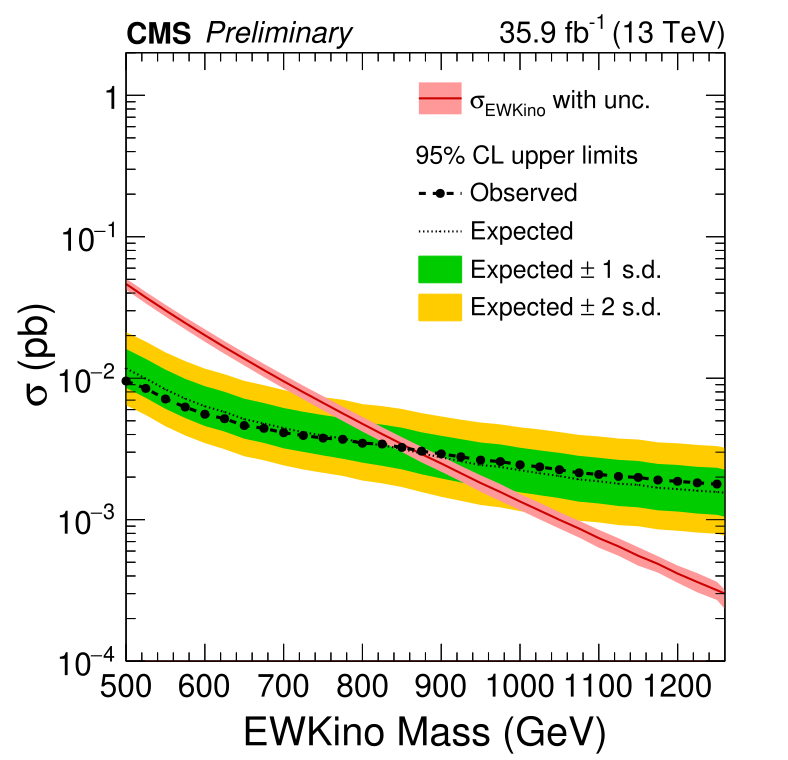

Generate this figure with Python:
#!/usr/bin/env python
from ROOT import *
from array import *
gROOT.SetBatch(True)
import sys, os
from os.path import isfile, join
import math

# ------------------------------
def SetHistoStyle( histo ) :
    histo.SetLineColor(2)
    histo.SetMarkerColor(1)
    histo.GetXaxis().SetTitleFont(42);
    histo.GetYaxis().SetTitleFont(42);
    histo.GetXaxis().SetTitleSize(0.05);
    histo.GetYaxis().SetTitleSize(0.05);
    histo.GetXaxis().SetTitleFont(42)
    histo.GetYaxis().SetTitleFont(42)
    histo.GetXaxis().SetLabelFont(42)
    histo.GetYaxis().SetLabelFont(42)
    histo.GetXaxis().SetTitleSize(0.055)
    histo.GetYaxis().SetTitleSize(0.055)
    histo.GetXaxis().SetTitleOffset(1.1)
    histo.GetYaxis().SetTitleOffset(1.3)
    histo.GetXaxis().SetLabelOffset(0.011)
    histo.GetYaxis().SetLabelOffset(0.011)
    histo.GetXaxis().SetLabelSize(0.045)
    histo.GetYaxis().SetLabelSize(0.045)
    histo.SetMarkerStyle(9)
    histo.SetMarkerColor(1)
    histo.SetFillColor(2)
    histo.SetFillStyle(1001)
    histo.SetTitle("")
    histo.GetYaxis().SetTitle("Count")
    histo.GetYaxis().CenterTitle()
    histo.GetXaxis().CenterTitle()
# ------------------------------

#print "\npython limitPlotter.py <path-to-dir-with-Combine-root-files>  <limitname>\n"

# Extract input arguments
# ------------------------------
inputfoldername=sys.argv[1]
limitname=sys.argv[2]


# Extract file names in target dir
# ------------------------------
filelist = [f for f in os.listdir(inputfoldername) if isfile(join(inputfoldername, f)) if ".root" in f]
#print filelist


# Signal cross sections
# ------------------------------
signalmasscrosssection = [ 
    (500 , 0.0463533),
    (525 , 0.0372636),
    (550 , 0.0301656),
    (575 , 0.0245798),
    (600 , 0.0201372),
    (625 , 0.0165706),
    (650 , 0.0137303),
    (675 , 0.0113975),
    (700 , 0.00951032),
    (725 , 0.0079595),
    (750 , 0.00669356),
    (775 , 0.00563562),
    (800 , 0.00475843),
    (825 , 0.00402646),
    (850 , 0.00342026),
    (875 , 0.00290547),
    (900 , 0.00249667),
    (925 , 0.00212907),
    (950 , 0.0018164),
    (975 , 0.00156893),
    (1000 , 0.00134352),
    (1025 , 0.00115949),
    (1050 , 0.000997903),
    (1075 , 0.00086504),
    (1100 , 0.000740372),
    (1125 , 0.000647288),
    (1150 , 0.000555594),
    (1175 , 0.000486863),
    (1200 , 0.000415851),
    (1225 , 0.000362455),
    (1250 , 0.000316975),
    (1275 , 0.000276522),
    (1300 , 0.000240739)
    ]

theorycrosssection = [ 
    (500 , 0.0463533),
    (525 , 0.0372636),
    (550 , 0.0301656),
    (575 , 0.0245798),
    (600 , 0.0201372),
    (625 , 0.0165706),
    (650 , 0.0137303),
    (675 , 0.0113975),
    (700 , 0.00951032),
    (725 , 0.0079595),
    (750 , 0.00669356),
    (775 , 0.00563562),
    (800 , 0.00475843),
    (825 , 0.00402646),
    (850 , 0.00342026),
    (875 , 0.00290547),
    (900 , 0.00249667),
    (925 , 0.00212907),
    (950 , 0.0018164),
    (975 , 0.00156893),
    (1000 , 0.00134352),
    (1025 , 0.00115949),
    (1050 , 0.000997903),
    (1075 , 0.00086504),
    (1100 , 0.000740372),
    (1125 , 0.000647288),
    (1150 , 0.000555594),
    (1175 , 0.000486863),
    (1200 , 0.000415851),
    (1225 , 0.000362455),
    (1250 , 0.000316975),
    (1275 , 0.000276522),
    (1300 , 0.000240739)
    ]
theorycrosssectionunc = [ 
    (500 , 0.00416461),
    (525 , 0.00346763),
    (550 , 0.00288065),
    (575 , 0.00240183),
    (600 , 0.00204438),
    (625 , 0.00170195),
    (650 , 0.00143519),
    (675 , 0.00121937),
    (700 , 0.00104092),
    (725 , 0.000885243),
    (750 , 0.000769988),
    (775 , 0.000654544),
    (800 , 0.000564061),
    (825 , 0.000478362),
    (850 , 0.000412315),
    (875 , 0.000366257),
    (900 , 0.000314019),
    (925 , 0.00026801),
    (950 , 0.000242682),
    (975 , 0.000217618),
    (1000 , 0.000175604),
    (1025 , 0.000155683),
    (1050 , 0.000133077),
    (1075 , 0.000117638),
    (1100 , 0.000107178),
    (1125 , 9.17503e-05),
    (1150 , 8.28113e-05),
    (1175 , 6.44736e-05),
    (1200 , 5.79252e-05),
    (1225 , 5.61888e-05),
    (1250 , 4.6491e-05),
    (1275 , 4.30197e-05),
    (1300 , 3.39561e-05)
    ]

theorymass = [ 
    (500 , 500),
    (525 , 525),
    (550 , 550),
    (575 , 575),
    (600 , 600),
    (625 , 625),
    (650 , 650),
    (675 , 675),
    (700 , 700),
    (725 , 725),
    (750 , 750),
    (775 , 775),
    (800 , 800),
    (825 , 825),
    (850 , 850),
    (875 , 875),
    (900 , 900),
    (925 , 925),
    (950 , 950),
    (975 , 975),
    (1000 , 1000),
    (1025 , 1025),
    (1050 , 1050),
    (1075 , 1075),
    (1100 , 1100),
    (1125 , 1125),
    (1150 , 1150),
    (1175 , 1175),
    (1200 , 1200),
    (1225 , 1225),
    (1250 , 1250),
    (1275 , 1275),
    (1300 , 1300)
    ]

# Extract r-values from Combine output root files
# ------------------------------
m2sigmaexparray=[]
m1sigmaexparray=[]
meanexparray=[]
p1sigmaexparray=[]
p2sigmaexparray=[]
obsarray=[]
massarray=[]
masserrorarray=[]
#print
for filename in filelist:
    #print  filename
    infile=TFile(inputfoldername+"/"+filename,"READ")
#    infile.ls()
    #print
    tr=infile.Get("limit")
#    tr.Show(0)
    for ie,event in enumerate(tr):
        #print event.quantileExpected
        #print round(event.quantileExpected,2)
        if ie==0 and round(event.quantileExpected,2) == 0.03 : m2sigmaexparray.append((round(10000*event.mh,0),event.limit))
        if ie==1 and round(event.quantileExpected,2) == 0.16 : m1sigmaexparray.append((round(10000*event.mh,0),event.limit))
        if ie==2 and round(event.quantileExpected,2) == 0.5  : meanexparray.append((round(10000*event.mh,0),event.limit))
        if ie==3 and round(event.quantileExpected,2) == 0.84 : p1sigmaexparray.append((round(10000*event.mh,0),event.limit))
        if ie==4 and round(event.quantileExpected,2) == 0.98 : p2sigmaexparray.append((round(10000*event.mh,0),event.limit))
        if ie==5 and round(event.quantileExpected,2) == -1.0 : obsarray.append((round(10000*event.mh,0),event.limit))
        if ie==5 and round(event.quantileExpected,2) == -1.0 : masserrorarray.append(0.0)
#print
#print
print "got limits into array"
#for ii in m2sigmaexparray:
#    print ii

# Create r-value limit arrays
# ------------------------------
signalcrosssectionsorted = [ x[1] for x in sorted(signalmasscrosssection, key=lambda tup: tup[0]) ]
theorycrosssectionsorted = [ x[1] for x in sorted(theorycrosssection, key=lambda tup: tup[0]) ]
theorycrosssectionuncsorted = [ x[1] for x in sorted(theorycrosssectionunc, key=lambda tup: tup[0]) ]
theorymasssorted      = [ x[1] for x in sorted(theorymass,      key=lambda tup: tup[0]) ]
obsarraysorted        = [ x[1] for x in sorted(obsarray,        key=lambda tup: tup[0]) ]
m2sigmaexparraysorted = [ x[1] for x in sorted(m2sigmaexparray, key=lambda tup: tup[0]) ]
m1sigmaexparraysorted = [ x[1] for x in sorted(m1sigmaexparray, key=lambda tup: tup[0]) ]
meanexparraysorted    = [ x[1] for x in sorted(meanexparray,    key=lambda tup: tup[0]) ]
massarraysorted       = [ x[0] for x in sorted(meanexparray,    key=lambda tup: tup[0]) ]
massarraysortedV2     = [ x[0] for x in sorted(signalmasscrosssection,    key=lambda tup: tup[0]) ]
p1sigmaexparraysorted = [ x[1] for x in sorted(p1sigmaexparray, key=lambda tup: tup[0]) ]
p2sigmaexparraysorted = [ x[1] for x in sorted(p2sigmaexparray, key=lambda tup: tup[0]) ]
#print "**Before signal cross-section normalization**"
#print "signalcrosssectionsorted : ",signalcrosssectionsorted
#print "          obsarraysorted : ",obsarraysorted
#print "   m2sigmaexparraysorted : ",m2sigmaexparraysorted
#print "   m1sigmaexparraysorted : ",m1sigmaexparraysorted
#print "      meanexparraysorted : ",meanexparraysorted
#print "   p1sigmaexparraysorted : ",p1sigmaexparraysorted
#print "   p2sigmaexparraysorted : ",p2sigmaexparraysorted
#print "         massarraysorted : ",massarraysorted
#print "Th. XSec massarraysorted : ",massarraysortedV2
#print


for imass in massarraysorted:
    if imass not in massarraysortedV2 : 
        print "\nERROR: input limit mass "+str(imass)+" is not included in the signal cross-section array!"
        print "available signal masses: ",massarraysortedV2
        print "..exiting!\n"
        exit(1)


# Create cross-section normalized limit arrays
# ------------------------------
obsarraysorted        = [a*b for a,b in zip(signalcrosssectionsorted,obsarraysorted)]
m2sigmaexparraysorted = [a*b for a,b in zip(signalcrosssectionsorted,m2sigmaexparraysorted)]
m1sigmaexparraysorted = [a*b for a,b in zip(signalcrosssectionsorted,m1sigmaexparraysorted)]
meanexparraysorted    = [a*b for a,b in zip(signalcrosssectionsorted,meanexparraysorted)]
p1sigmaexparraysorted = [a*b for a,b in zip(signalcrosssectionsorted,p1sigmaexparraysorted)]
p2sigmaexparraysorted = [a*b for a,b in zip(signalcrosssectionsorted,p2sigmaexparraysorted)]
#print "**After signal cross-section normalization**"
#print "signalcrosssectionsorted : ",signalcrosssectionsorted
#print "          obsarraysorted : ",obsarraysorted
#print "   m2sigmaexparraysorted : ",m2sigmaexparraysorted
#print "   m1sigmaexparraysorted : ",m1sigmaexparraysorted
#print "      meanexparraysorted : ",meanexparraysorted
#print "   p1sigmaexparraysorted : ",p1sigmaexparraysorted
#print "   p2sigmaexparraysorted : ",p2sigmaexparraysorted
#print "         massarraysorted : ",massarraysorted
#print

# Create bands for +/- 1 and 2 sigma & theory xsec uncertainty
# ------------------------------
m2bandmeanexpsorted=[]
m1bandmeanexpsorted=[]
p1bandmeanexpsorted=[]
p2bandmeanexpsorted=[]
expLimit = 0
obsLimit = 0
for im,mass in enumerate(massarraysorted) :
    m2bandmeanexpsorted.append( meanexparraysorted[im]-m2sigmaexparraysorted[im])
    m1bandmeanexpsorted.append( meanexparraysorted[im]-m1sigmaexparraysorted[im])
    p1bandmeanexpsorted.append(-meanexparraysorted[im]+p1sigmaexparraysorted[im])
    p2bandmeanexpsorted.append(-meanexparraysorted[im]+p2sigmaexparraysorted[im])
    
    # Calculate limit (obs. & exp.) automatically
    # ------------------------------
    if im+1 < len(massarraysorted) :
        # log y = a*x+b --> because of using log scale !!!
        aExp = (TMath.Log(meanexparraysorted[im])-TMath.Log(meanexparraysorted[im+1]))/(massarraysorted[im]-massarraysorted[im+1])
        aObs = (TMath.Log(obsarraysorted[im])-TMath.Log(obsarraysorted[im+1]))/(massarraysorted[im]-massarraysorted[im+1])
        aTheo = (TMath.Log(signalcrosssectionsorted[im])-TMath.Log(signalcrosssectionsorted[im+1]))/(massarraysorted[im]-massarraysorted[im+1])
        bExp = TMath.Log(meanexparraysorted[im])-aExp*massarraysorted[im]
        bObs = TMath.Log(obsarraysorted[im])-aObs*massarraysorted[im]
        bTheo = TMath.Log(signalcrosssectionsorted[im])-aTheo*massarraysorted[im]
        
        canTF=TCanvas("canTF","canTF",0,0,700,700); canTF.cd()
        lineExp = TF1("lineExp","TMath::Exp([0]*x+[1])-TMath::Exp([2]*x+[3])",massarraysorted[im],massarraysorted[im+1])
        lineExp.SetParameter(0,aExp)
        lineExp.SetParameter(1,bExp)
        lineExp.SetParameter(2,aTheo)
        lineExp.SetParameter(3,bTheo)
        lineExp.Draw()
        lineExp.SetNpx(int(massarraysorted[len(massarraysorted)-1]-massarraysorted[0]))
        if lineExp.GetX(0,massarraysorted[0],massarraysorted[len(massarraysorted)-1]) <= massarraysorted[im+1] and lineExp.GetX(0,massarraysorted[0],massarraysorted[len(massarraysorted)-1]) >= massarraysorted[im] : expLimit = lineExp.GetX(0,massarraysorted[0],massarraysorted[len(massarraysorted)-1])
        
        lineObs = TF1("lineObs","TMath::Exp([0]*x+[1])-TMath::Exp([2]*x+[3])",massarraysorted[im],massarraysorted[im+1])
        lineObs.SetParameter(0,aObs)
        lineObs.SetParameter(1,bObs)
        lineObs.SetParameter(2,aTheo)
        lineObs.SetParameter(3,bTheo)
        lineObs.Draw()
        lineObs.SetNpx(int(massarraysorted[len(massarraysorted)-1]-massarraysorted[0]))
        if lineObs.GetX(0,massarraysorted[0],massarraysorted[len(massarraysorted)-1]) <= massarraysorted[im+1] and lineObs.GetX(0,massarraysorted[0],massarraysorted[len(massarraysorted)-1]) >= massarraysorted[im] : obsLimit = lineObs.GetX(0,massarraysorted[0],massarraysorted[len(massarraysorted)-1])
        canTF.Close()
        
print "next: create canvas"        
    

# Create output canvas
# ------------------------------
can=TCanvas("can1","can1",0,0,700,700); can.cd()
gStyle.SetOptStat(0)
can.SetLeftMargin(0.15); can.SetRightMargin(0.10); can.SetTopMargin(0.07); can.SetBottomMargin(0.13)
can.SetTickx(1); can.SetTicky(1); can.SetLogy(0)


# Create limit curves
# ------------------------------
theorycurve             = TGraphErrors ( len(theorycrosssectionsorted), array('d',theorymasssorted), array('d',theorycrosssectionsorted) )
for im,mass in enumerate(theorymasssorted) :
    theorycurve.SetPointError(im,0,theorycrosssectionuncsorted[im])
    
observedlimit           = TGraph( len(massarraysorted), array('d',massarraysorted), array('d',obsarraysorted) )
m2sigmaexpectedlimit    = TGraph( len(massarraysorted), array('d',massarraysorted), array('d',m2sigmaexparraysorted) )
m1sigmaexpectedlimit    = TGraph( len(massarraysorted), array('d',massarraysorted), array('d',m1sigmaexparraysorted) )
expectedlimit           = TGraph( len(massarraysorted), array('d',massarraysorted), array('d',meanexparraysorted)    )
expected1sigmalimitarea = TGraphAsymmErrors( len(massarraysorted), array('d',massarraysorted), array('d',meanexparraysorted), array('d',masserrorarray), array('d',masserrorarray), array('d',m1bandmeanexpsorted), array('d',p1bandmeanexpsorted)   )
expected2sigmalimitarea = TGraphAsymmErrors( len(massarraysorted), array('d',massarraysorted), array('d',meanexparraysorted), array('d',masserrorarray), array('d',masserrorarray), array('d',m2bandmeanexpsorted), array('d',p2bandmeanexpsorted)   )
p1sigmaexpectedlimit    = TGraph( len(massarraysorted), array('d',massarraysorted), array('d',p1sigmaexparraysorted) )
p2sigmaexpectedlimit    = TGraph( len(massarraysorted), array('d',massarraysorted), array('d',p2sigmaexparraysorted) )

# Create canvas
# ------------------------------
can.cd(); can.SetLogy(1)
can.SetLeftMargin(0.16)
can.SetRightMargin(0.08)
can.SetTopMargin(0.07)
can.SetBottomMargin(0.13)

# Create legends
# ------------------------------
legend2 = TLegend(0.52,0.84,0.83,0.9)
legend2.SetFillColor(0); legend2.SetLineColor(0); legend2.SetFillColor(0); legend2.SetFillStyle(0)
legend2.SetTextSize(0.035); legend2.SetTextFont(42); legend2.SetTextAlign(12)
legend2.AddEntry(theorycurve,"#sigma_{EWKino} with unc.","FL")
legend = TLegend(0.52,0.57,0.83,0.82)
legend.SetFillColor(0); legend.SetLineColor(0); legend.SetFillColor(0); legend.SetFillStyle(0)
legend.SetTextSize(0.035); legend.SetTextFont(42); legend.SetTextAlign(12)
legend.SetHeader("95% CL upper limits")
legend.AddEntry(observedlimit,"Observed","PL")
legend.AddEntry(expectedlimit,"Expected","PL")
legend.AddEntry(expected1sigmalimitarea,"Expected #pm 1 s.d.","F")
legend.AddEntry(expected2sigmalimitarea,"Expected #pm 2 s.d.","F")


# Create labels
# ------------------------------
cmslabel      = TLatex(); cmslabel.SetTextFont(61);      cmslabel.SetTextAlign(11);      cmslabel.SetNDC();      cmslabel.SetTextSize(0.042)
cmsextralabel = TLatex(); cmsextralabel.SetTextFont(52); cmsextralabel.SetTextAlign(11); cmsextralabel.SetNDC(); cmsextralabel.SetTextSize(0.042)
lumilabel     = TLatex(); lumilabel.SetTextFont(42);     lumilabel.SetTextAlign(31);     lumilabel.SetNDC();     lumilabel.SetTextSize(0.042)


# Draw & save output 
# ------------------------------
hFrame = TH1D("","",1,500,1260)
hFrame.Draw("HIST")
SetHistoStyle(hFrame)
hFrame.GetYaxis().SetRangeUser(0.0001,2.)
hFrame.GetYaxis().SetTitle("#sigma (pb)")
hFrame.GetXaxis().SetTitle("EWKino Mass (GeV)")
expectedlimit.SetLineStyle(3)
expectedlimit.SetLineWidth(2)
observedlimit.SetMarkerStyle(9)
observedlimit.SetLineStyle(7)
observedlimit.SetLineWidth(3)
expected1sigmalimitarea.SetFillColor(kGreen+1)
expected1sigmalimitarea.SetLineColor(kGreen+1)
expected1sigmalimitarea.SetFillStyle(1001)
expected2sigmalimitarea.SetFillColor(kOrange)
expected2sigmalimitarea.SetLineColor(kOrange)
expected2sigmalimitarea.SetFillStyle(1001)
theorycurve.SetFillColor(kRed-9)
theorycurve.SetFillStyle(1001)
theorycurve.SetLineColor(kRed+1)
theorycurve.SetLineWidth(2)
expected2sigmalimitarea.Draw("3same")
expected1sigmalimitarea.Draw("3same")
#m1sigmaexpectedlimit.Draw("Lsame")
#p1sigmaexpectedlimit.Draw("Lsame")
#m2sigmaexpectedlimit.Draw("Lsame")
#p2sigmaexpectedlimit.Draw("Lsame")
theorycurve.Draw("3same")
theorycurve.Draw("LXsame")
expectedlimit.Draw("PLsame")
observedlimit.Draw("PLsame")
legend2.Draw()
legend.Draw()
cmslabel.DrawLatex(0.16,0.942,"CMS")
cmsextralabel.DrawLatex(0.26,0.942,"Preliminary")
lumilabel.DrawLatex(0.92,0.942,"35.9 fb^{-1} (13 TeV)")
gPad.RedrawAxis()
outFile = TFile("limitPlotter_TChiWG.root","recreate")
theorycurve.Write()
expectedlimit.Write()
observedlimit.Write()
can.SaveAs("limitPlotter_"+limitname+".pdf")

#print 
if expLimit <= massarraysorted[0] or expLimit >= massarraysorted[len(massarraysorted)-1] : print "No expected limit calculation possible!"
elif expLimit != 0 : 
    print "Expected Limit: %.0f GeV" % expLimit
if obsLimit <= massarraysorted[0] or obsLimit >= massarraysorted[len(massarraysorted)-1] : print "No observed limit calculation possible!"
elif obsLimit != 0 : 
    print "Observed Limit: %.0f GeV" % obsLimit
